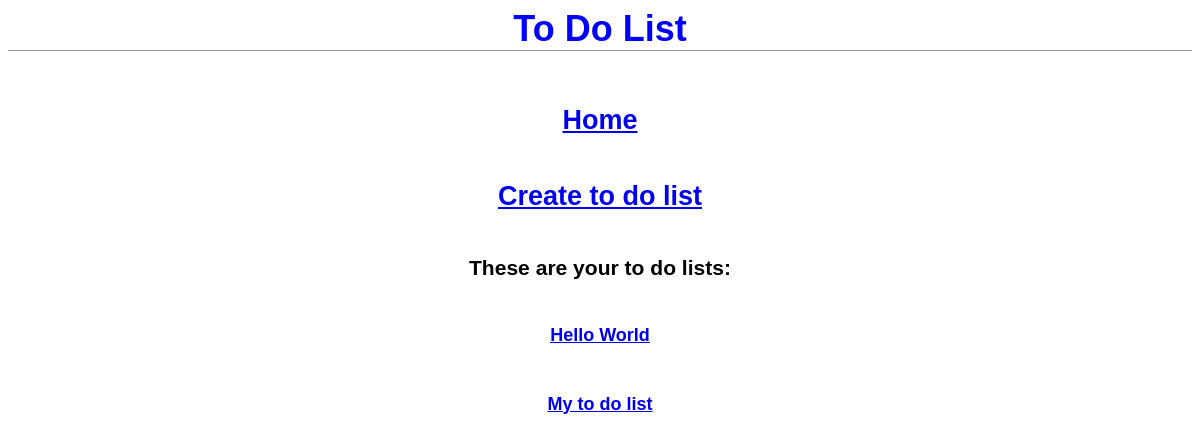
The app's page /, older data.
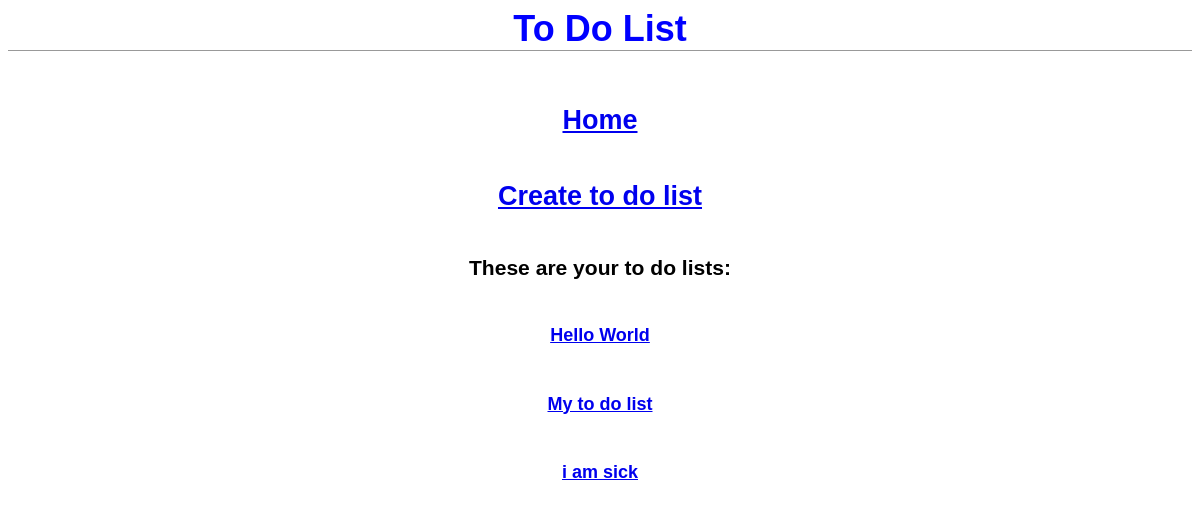
The same page, newer data.
### to_do/models.py (models this page shows, shortened)
class Post(models.Model):
    title = models.CharField(max_length=128)
    body = models.TextField()
    author = models.ForeignKey('auth.User', on_delete=models.CASCADE)

### to_do/views.py (the view)
# urls.py: path('', HomePageView.as_view(), name='home'),
class HomePageView(ListView):
    template_name = 'home.html'
    model = Post
    context_object_name = 'posts'

### templates/home.html
{% extends 'base.html' %}
{% block content %}
{% for post in object_list %}
<div class="post-entry">
    <h4><a href="{% url 'to_do_details' post.pk %}">{{ post.title }}</a></h4>
</div>
{% endfor %}
{% endblock content %}

### templates/base.html (shortened to what this page needs)
{% load static %}
<html>
<head>
    <link rel="stylesheet" href="{% static 'base.css' %}">
</head>
<body>
    <header>
        <h1 id="head">To Do List</h1>
    </header>
    <div>
        <h2><a href="{% url 'home' %}">Home</a></h2>
    </div>
    <div>
        <h2><a href="{% url 'to_do_create' %}">Create to do list</a></h2>
    </div>
    <div>
        <h3>These are your to do lists:</h3>
    </div>
    <div>
    {% block content %}
    {% endblock content %}
    </div>
</body>
</html>

### static/base.css (style rules this page uses)
body { font-family: 'Source Sans Pro', sans-serif; font-size: 18px; text-align: center; }
header { border-bottom: 1px solid #999; margin-bottom: 2rem; display: flex; align-items: center; }
div { align-content: center; }
#head { color: blue; margin: 0 auto; }

Row changes from the older to the newer data that the page shows:
added Post: title "i am sick"
